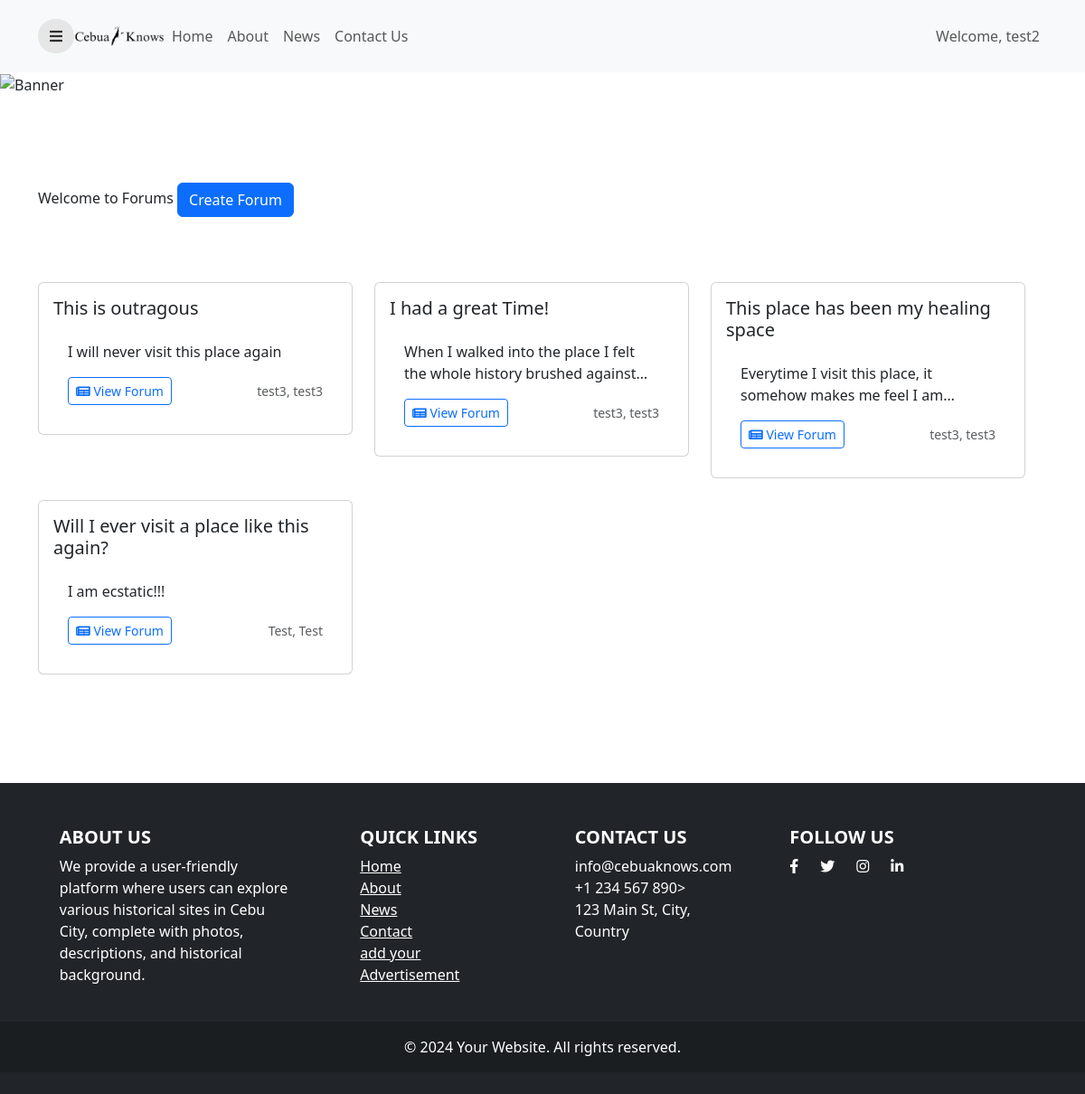
Screenshot of /forum_discussion.php?get_content_id=4 (signed in) with the database file from the repository.
### tables this page shows
CREATE TABLE `users` (
  `user_id` int(11) NOT NULL,
  `username` varchar(50) NOT NULL,
  `email` varchar(50) NOT NULL,
  `password` varchar(60) NOT NULL,
  `confirm_password` varchar(50) NOT NULL,
  `firstname` varchar(20) NOT NULL,
  `lastname` varchar(20) NOT NULL,
  `bio` varchar(255) NOT NULL,
  `mobile` varchar(15) NOT NULL,
  `address` varchar(60) NOT NULL,
  `profile_picture` varchar(60) NOT NULL,
  `role` varchar(25) NOT NULL DEFAULT 'Learner'
);

CREATE TABLE `forum` (
  `forum_id` int(11) NOT NULL,
  `forum_topic` varchar(50) NOT NULL,
  `user_id` int(11) NOT NULL,
  `content_id` int(11) NOT NULL,
  `forum_description` text NOT NULL
);

### forum_discussion.php (the view, shortened to what this page needs)
<?php
	include "connection.php";
	if(!empty($_SESSION["id"])){
		$id = $_SESSION["id"];
		$result = mysqli_query($conn, "SELECT * FROM users WHERE user_id = '$id' ");
		$row = mysqli_fetch_assoc($result);
	}else{
		header("Location: login.php");
		exit();
	}
?>
<!DOCTYPE html>
<html lang="en">
    <head>
		<link href="https://cdn.jsdelivr.net/npm/bootstrap@5.3.0-alpha3/dist/css/bootstrap.min.css" rel="stylesheet">
		<link href="https://cdnjs.cloudflare.com/ajax/libs/font-awesome/5.15.1/css/all.min.css" rel="stylesheet" />
    </head>
    <body>
		<div class="page">
				<nav class="navbar navbar-expand-lg navbar-light bg-light">
					<div class="container">
						<button id="sidebarToggle" class="btn sidebarToggle">
							<i class="fas fa-bars"></i>
						</button>
						<div class="collapse navbar-collapse" id="navbarNav">
					<a href="dashboard-user.php"><img src="img/land-img/logo.png" alt="Logo" width="100" height="100"></a>
							<ul class="navbar-nav me-auto">
								<li class="nav-item"><a class="nav-link" href="dashboard-user.php">Home</a></li>
								<li class="nav-item"><a class="nav-link" href="about.php">About</a></li>
								<li class="nav-item"><a class="nav-link" href="news.php">News</a></li>
								<li class="nav-item"><a class="nav-link" href="contact.php">Contact Us</a></li>
							</ul>
							<ul class="navbar-nav ms-auto">
								<li class="nav-item"><p class="nav-link" style="margin:0;">Welcome, <?php echo $row["username"]; ?></p></li>
							</ul>
						</div>
					</div>
				</nav>
		</div>
        <div>
			<section class="banner">
				<img src="img/land-img/banner.png" class="img-fluid" alt="Banner">
			</section>
			<br>
			<br>
			<br>
			<br>
		<div class="container">
				<?php
					$content_id = $_GET['get_content_id'];
					$sql = "SELECT * FROM forum INNER JOIN users ON forum.user_id = users.user_id where content_id = '$content_id'";
					$result = mysqli_query($conn, $sql);
				?>
				<div>
					Welcome to Forums
					<button type="button" data-bs-toggle="modal" data-bs-target="#myModal" class="btn btn-primary">Create Forum</button>
				</div>
				<br>
				<br>
				<br>
			<div class="row">
				<?php
					if($result){
						echo '<div class="row">';
						while($row = mysqli_fetch_assoc($result)){
							echo '
									<div class="col-md-4">
									  <div class="card mb-4 p-3 box-shadow">
										<h5 class="card-title">'. $row['forum_topic'] .'</h5>
										<div class="card-body">
											<p class="card-text truncate">'.$row['forum_description'].'</p>
										  <div class="d-flex justify-content-between align-items-center">
											<div class="btn-group">
											  <a  href="forum_page.php?forum_id='.$row['forum_id'].'" class="btn btn-sm btn-outline-primary"><i class="fas fa-newspaper"></i> View Forum</a>
											</div>
											<small class="text-muted">'.$row['lastname'].', '.$row['firstname'].'</small>
										  </div>
										</div>
									  </div>
									</div>
							';
						}
						echo '</div>';
					}else{
						echo "No datas yet";
					}
				?>
			</div>
		</div>
		<br>
		<br>
		<br>
		<br>
		<footer class="bg-dark text-white pt-5 pb-4">
			<div class="container text-center text-md-start">
				<div class="row text-center text-md-start">
					<div class="col-md-3 col-lg-3 col-xl-3 mx-auto mb-4">
						<h5 class="text-uppercase fw-bold">About Us</h5>
						<p>We provide a user-friendly platform where users can explore various historical sites in Cebu City, complete with photos, descriptions, and historical background.</p>
					</div>
					<div class="col-md-2 col-lg-2 col-xl-2 mx-auto mb-4">
						<h5 class="text-uppercase fw-bold">Quick Links</h5>
						<ul class="list-unstyled">
							<li><a href="dashboard-user.php" class="text-white ">Home</a></li>
							<li><a href="about.php" class="text-white ">About</a></li>
							<li><a href="news.php" class="text-white ">News</a></li>
							<li><a href="contact.php" class="text-white ">Contact</a></li>
							<li><a href="advertisement.php" class="text-white ">add your Advertisement</a></li>
						</ul>
					</div>
					<div class="col-md-3 col-lg-2 col-xl-2 mx-auto mb-4">
						<h5 class="text-uppercase fw-bold">Contact Us</h5>
						<ul class="list-unstyled">
							<li>info@cebuaknows.com</li>
							<li>+1 234 567 890></li>
							<li>123 Main St, City, Country</li>
						</ul>
					</div>
					<div class="col-md-4 col-lg-3 col-xl-3 mx-auto mb-md-0 mb-4">
						<h5 class="text-uppercase fw-bold">Follow Us</h5>
						<div class="d-flex justify-content-start">
							<a href="#" class="text-white me-4"><i class="fab fa-facebook-f"></i></a>
							<a href="#" class="text-white me-4"><i class="fab fa-twitter"></i></a>
							<a href="#" class="text-white me-4"><i class="fab fa-instagram"></i></a>
							<a href="#" class="text-white"><i class="fab fa-linkedin-in"></i></a>
						</div>
					</div>
				</div>
			</div>
			<div class="text-center p-3" style="background-color: rgba(0, 0, 0, 0.2);">
				© 2024 Your Website. All rights reserved.
			</div>
		</footer>
    </body>
</html>

### forum_discussion.php (style rules this page uses)
.truncate { display: -webkit-box; -webkit-box-orient: vertical; -webkit-line-clamp: 2; overflow: hidden; text-overflow: ellipsis; max-width: 100%; }
.sidebarToggle { font-size: 16px; color: rgba(0, 0, 0, 0.8); z-index: 999; background-color: #e6e6e6; transition: all 0.3s ease; border-radius: 50px; }
.navbar { width:100%; height:10vh; }

### rows the page displays
users: username "test2"
forum: forum_topic "This is outragous", forum_description "I will never visit this place again", user.lastname "test3", user.firstname "test3"
forum: forum_topic "I had a great Time!", forum_description "When I walked into the place I felt the whole history brushed…", user.lastname "test3", user.firstname "test3"
forum: forum_topic "This place has been my healing space", forum_description "Everytime I visit this place, it somehow makes me feel I…", user.lastname "test3", user.firstname "test3"
forum: forum_topic "Will I ever visit a place like this again?", forum_description "I am ecstatic!!!", user.lastname "Test", user.firstname "Test"
